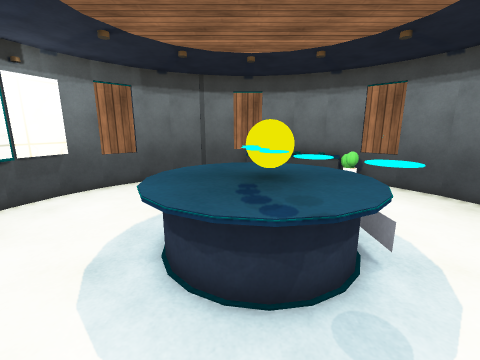
View 1 (above)

14 first-person views from a walk through a 3-D level made in the Unity game engine. The camera is 1.5 m above the floor, tilts 12° down and sees 90° across. The floor is counted in squares, 0.5 m on a side. Each view is taken from the middle of a square. On the plan, view 1 faces up. The plan holds only what a view shows up to about 19 squares ahead; the rest is blank. The player is left out. Surface patterns are stand-ins for the level's own textures.

View 2
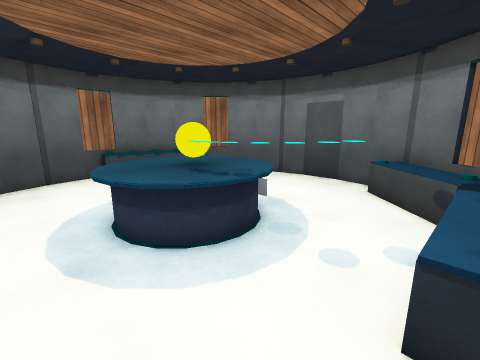

View 3
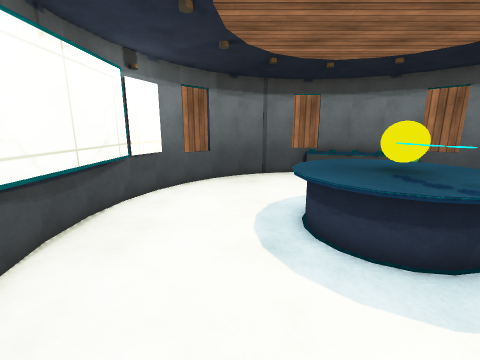

View 4
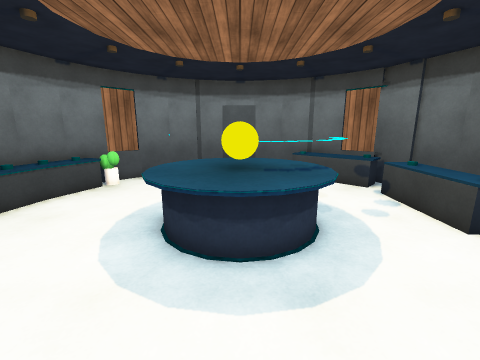

View 5
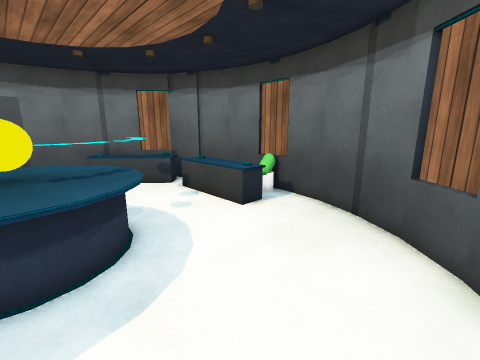

View 6
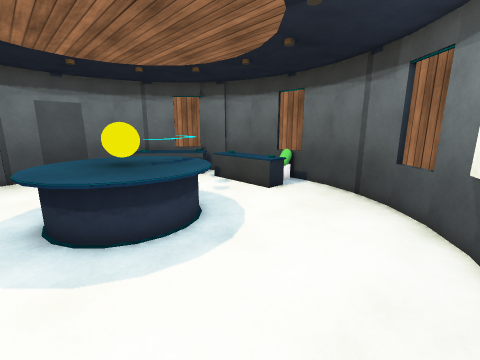

View 7
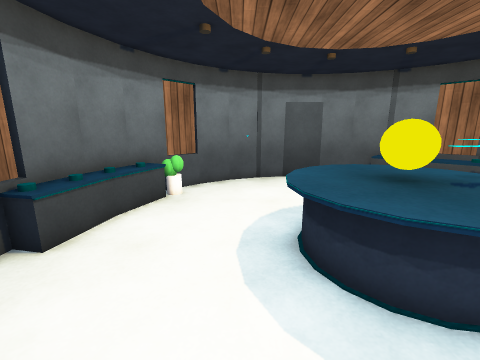

View 8
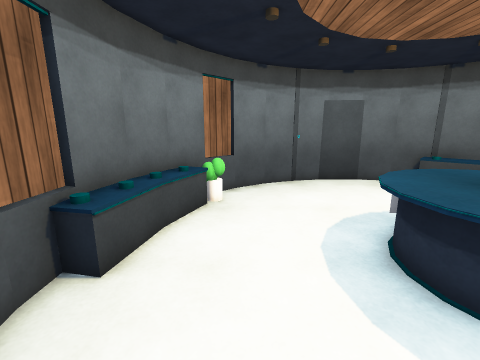

View 9
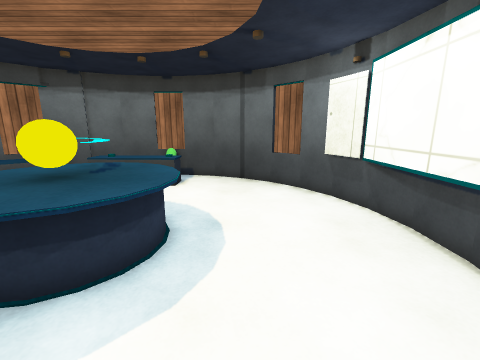

View 10
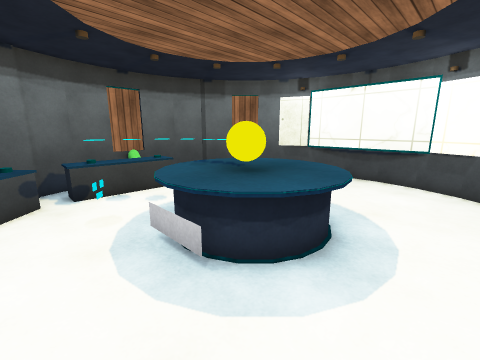

View 11
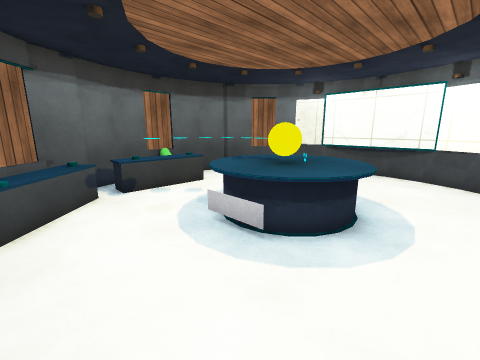

View 12
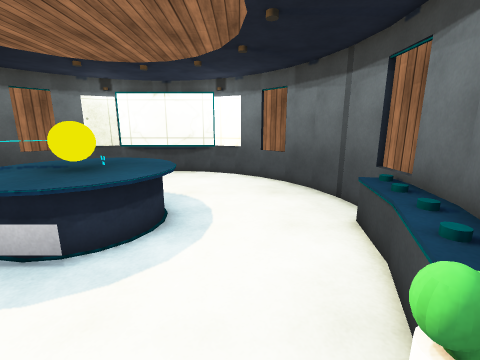

View 13
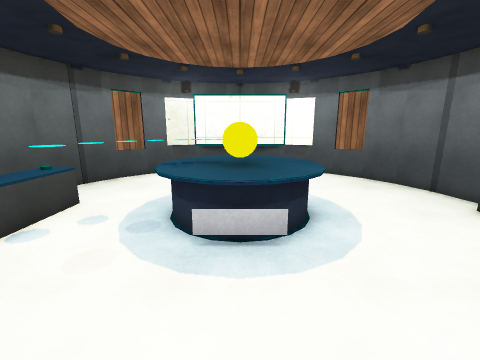

View 14
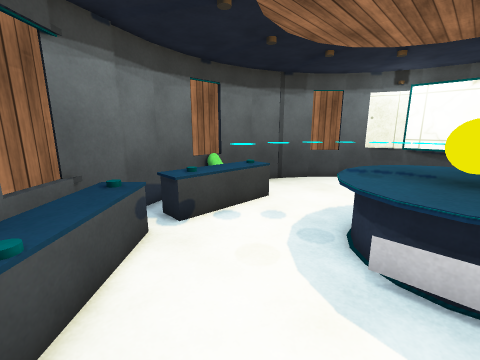

### Floor plan
Key: @ floor where view 1 was taken; # wall or solid block; . floor; = window, fence, low wall or low ledge; ^ raised ledge; O other object.
Columns run from 9 left of view 1 to 10 right of it. Each row starts with its distance up from view 1.
 16        ######
 15     ####.=OO^O##
 14   ###......==^O###
 13   #=..........=O=#
 12  ##..............##
 11  #................#
 10 ##.............O..##
  9 #.......OOOO.......#
  8 #......OOOOOO......#
  7 #......OOOOOO......#
  6 #......OOOOOO......#
  5 #......OOOOOO......#
  4 #......OOOOOO......#
  3 #.......OOOO......=#
  2 ##.........OOO...OO#
  1  #..............OO##
  0  ##......@.....OO##
 -1   #=....OOOOOOOO##
 -2   ###...OOOOOO###
 -3     ###########

Where each view was taken, in squares from view 1:
view 1: 0 up, 0 right, facing up
view 2: 1 down, 4 left, facing up-right
view 3: 1 down, 4 left, facing up
view 4: 6 up, 7 left, facing right
view 5: 6 up, 7 left, facing down-right
view 6: 9 up, 8 left, facing down-right
view 7: 10 up, 5 left, facing right
view 8: 12 up, 4 left, facing right
view 9: 12 up, 4 left, facing down
view 10: 11 up, 6 right, facing down-left
view 11: 11 up, 8 right, facing down-left
view 12: 11 up, 8 right, facing left
view 13: 6 up, 9 right, facing left
view 14: 6 up, 8 right, facing down-left
